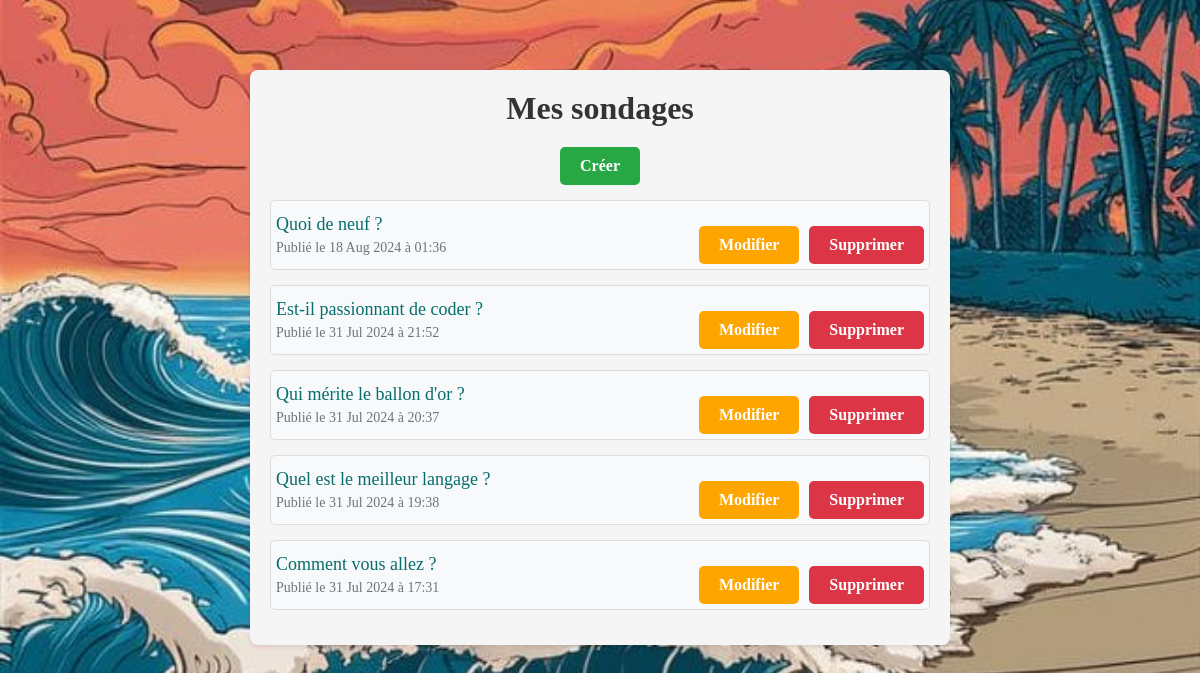
The page / on the database its author committed.
### polls/models.py (models this page shows, shortened)
class Question(models.Model):
    question_text = models.CharField(max_length=200)
    pub_date = models.DateTimeField("date published")

### polls/views.py (the view)
# urls.py: path("", views.IndexView.as_view(), name="index"),
class IndexView(generic.ListView):
    template_name = "polls/index.html"
    context_object_name = "latest_question_list"
    def get_queryset(self):
        return Question.objects.filter(pub_date__lte=timezone.now()).order_by(
            "-pub_date"
        )[:5]

### polls/templates/polls/index.html
{% load static %}
<link rel="stylesheet" href="{% static 'polls/style.css' %}" />
<div class="polls-container">
  <h1 class="polls-title">Mes sondages</h1>
  <a href="{% url 'polls:create' %}" class="action-button create-button"
    >Créer</a
  >
  {% if latest_question_list %}
  <ul class="polls-list">
    {% for question in latest_question_list %}
    <li class="poll-item">
      <div class="poll-info">
        <a href="{% url 'polls:detail' question.id %}" class="poll-link"
          >{{ question.question_text }}</a
        >
        <span class="poll-date"
          >Publié le {{ question.pub_date|date:"d M Y à H:i" }}</span
        >
      </div>
      <div class="poll-actions">
        <a
          href="{% url 'polls:update' question.id %}"
          class="action-button update-button"
          >Modifier</a
        >
        <a
          href="{% url 'polls:delete' question.id %}"
          class="action-button delete-button"
          >Supprimer</a
        >
      </div>
    </li>
    {% endfor %}
  </ul>
  {% else %}
  <p class="no-polls">Aucun sondage n'est disponible pour le moment.</p>
  {% endif %}
</div>

### polls/static/polls/style.css (style rules this page uses)
* { margin: 0; padding: 0; box-sizing: border-box; font-family: Cambria, Cochin, Georgia, Times, "Times New Roman", serif; }
.create-button { display: block; max-width: 80px; margin: 0 auto 15px; text-align: center; background-color: #28a745; }
.polls-list { list-style-type: none; padding: 0; }
.poll-item { background-color: #f8f9fa; border: 1px solid #ddd; border-radius: 5px; margin-bottom: 15px; padding: 5px; display: flex; justify-content: space-between; align-items: center; }
.poll-info { flex-grow: 1; }
.poll-link { font-size: 18px; color: rgb(8, 109, 109); text-decoration: none; }
.poll-date { display: block; font-size: 14px; color: #6c757d; margin-top: 5px; }
.poll-actions { gap: 10px; margin-top: 20px; display: flex; justify-content: space-between; }
.action-button { padding: 10px 20px; border-radius: 5px; text-decoration: none; color: white; font-weight: bold; transition: background-color 0.3s ease; border: none; cursor: pointer; font-size: 16px; }
.update-button { background-color: #ffa500; }
.delete-button { background-color: #dc3545; }
.polls-container { max-width: 700px; margin: 50 auto; padding: 20px; background-color: #f5f5f5; border-radius: 8px; box-shadow: 0 2px 4px rgba(0, 0, 0, 0.1); }
.polls-title { text-align: center; color: #333; margin-bottom: 20px; }

### rows shown on the page
Question: question_text "Quoi de neuf ?", pub_date "18 Aug 2024 à 01:36"
Question: question_text "Est-il passionnant de coder ?", pub_date "31 Jul 2024 à 21:52"
Question: question_text "Qui mérite le ballon d'or ?", pub_date "31 Jul 2024 à 20:37"
Question: question_text "Quel est le meilleur langage ?", pub_date "31 Jul 2024 à 19:38"
Question: question_text "Comment vous allez ?", pub_date "31 Jul 2024 à 17:31"
